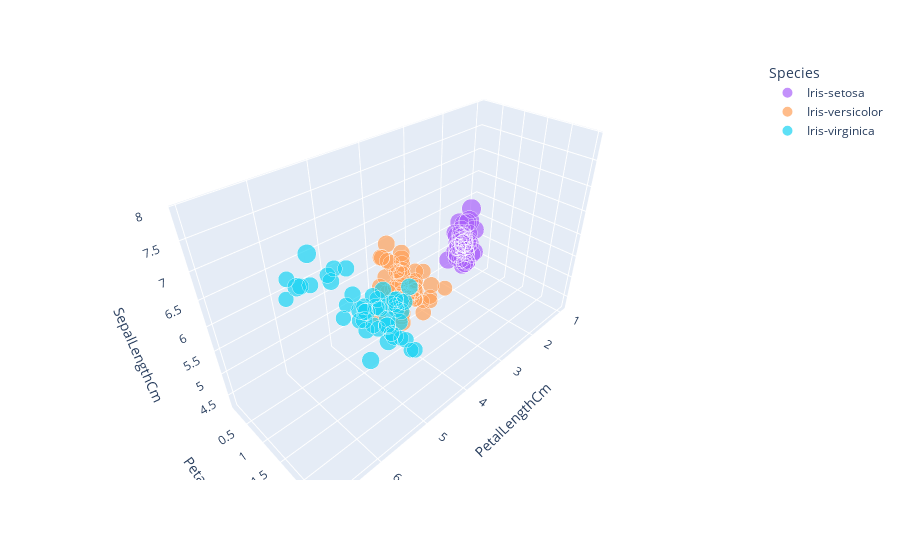

This figure's notebook cell:
### Markdown cell above
####  3D Relation

### Code cell
px.scatter_3d(df, x="PetalLengthCm", y="PetalWidthCm", z="SepalLengthCm", size="SepalWidthCm", 
              color="Species", color_discrete_map = {"Joly": "blue", "Bergeron": "violet", "Coderre":"pink"})

### Figure 1 — Plotly figure (JSON) as saved in the notebook; plotly's stock layout.template omitted (floating-point values rounded to 4 significant figures)
{"data": [{"hovertemplate": "Species=Iris-setosa<br>PetalLengthCm=%{x}<br>PetalWidthCm=%{y}<br>SepalLengthCm=%{z}<br>SepalWidthCm=%{marker.size}<extra></extra>", "legendgroup": "Iris-setosa", "marker": {"color": "#ab63fa", "size": [3.5, 3, 3.2, 3.1, 3.6, 3.9, 3.4, 3.4, 2.9, 3.1, 3.7, 3.4, 3, 3, 4, 4.4, 3.9, 3.5, 3.8, 3.8, 3.4, 3.7, 3.6, 3.3, 3.4, 3, 3.4, 3.5, 3.4, 3.2, 3.1, 3.4, 4.1, 4.2, 3.1, 3.2, 3.5, 3.1, 3, 3.4, 3.5, 2.3, 3.2, 3.5, 3.8, 3, 3.8, 3.2, 3.7, 3.3], "sizemode": "area", "sizeref": 0.011, "symbol": "circle"}, "mode": "markers", "name": "Iris-setosa", "scene": "scene", "showlegend": true, "type": "scatter3d", "x": [1.4, 1.4, 1.3, 1.5, 1.4, 1.7, 1.4, 1.5, 1.4, 1.5, 1.5, 1.6, 1.4, 1.1, 1.2, 1.5, 1.3, 1.4, 1.7, 1.5, 1.7, 1.5, 1, 1.7, 1.9, 1.6, 1.6, 1.5, 1.4, 1.6, 1.6, 1.5, 1.5, 1.4, 1.5, 1.2, 1.3, 1.5, 1.3, 1.5, 1.3, 1.3, 1.3, 1.6, 1.9, 1.4, 1.6, 1.4, 1.5, 1.4], "y": [0.2, 0.2, 0.2, 0.2, 0.2, 0.4, 0.3, 0.2, 0.2, 0.1, 0.2, 0.2, 0.1, 0.1, 0.2, 0.4, 0.4, 0.3, 0.3, 0.3, 0.2, 0.4, 0.2, 0.5, 0.2, 0.2, 0.4, 0.2, 0.2, 0.2, 0.2, 0.4, 0.1, 0.2, 0.1, 0.2, 0.2, 0.1, 0.2, 0.2, 0.3, 0.3, 0.2, 0.6, 0.4, 0.3, 0.2, 0.2, 0.2, 0.2], "z": [5.1, 4.9, 4.7, 4.6, 5, 5.4, 4.6, 5, 4.4, 4.9, 5.4, 4.8, 4.8, 4.3, 5.8, 5.7, 5.4, 5.1, 5.7, 5.1, 5.4, 5.1, 4.6, 5.1, 4.8, 5, 5, 5.2, 5.2, 4.7, 4.8, 5.4, 5.2, 5.5, 4.9, 5, 5.5, 4.9, 4.4, 5.1, 5, 4.5, 4.4, 5, 5.1, 4.8, 5.1, 4.6, 5.3, 5]}, {"hovertemplate": "Species=Iris-versicolor<br>PetalLengthCm=%{x}<br>PetalWidthCm=%{y}<br>SepalLengthCm=%{z}<br>SepalWidthCm=%{marker.size}<extra></extra>", "legendgroup": "Iris-versicolor", "marker": {"color": "#FFA15A", "size": [3.2, 3.2, 3.1, 2.3, 2.8, 2.8, 3.3, 2.4, 2.9, 2.7, 2, 3, 2.2, 2.9, 2.9, 3.1, 3, 2.7, 2.2, 2.5, 3.2, 2.8, 2.5, 2.8, 2.9, 3, 2.8, 3, 2.9, 2.6, 2.4, 2.4, 2.7, 2.7, 3, 3.4, 3.1, 2.3, 3, 2.5, 2.6, 3, 2.6, 2.3, 2.7, 3, 2.9, 2.9, 2.5, 2.8], "sizemode": "area", "sizeref": 0.011, "symbol": "circle"}, "mode": "markers", "name": "Iris-versicolor", "scene": "scene", "showlegend": true, "type": "scatter3d", "x": [4.7, 4.5, 4.9, 4, 4.6, 4.5, 4.7, 3.3, 4.6, 3.9, 3.5, 4.2, 4, 4.7, 3.6, 4.4, 4.5, 4.1, 4.5, 3.9, 4.8, 4, 4.9, 4.7, 4.3, 4.4, 4.8, 5, 4.5, 3.5, 3.8, 3.7, 3.9, 5.1, 4.5, 4.5, 4.7, 4.4, 4.1, 4, 4.4, 4.6, 4, 3.3, 4.2, 4.2, 4.2, 4.3, 3, 4.1], "y": [1.4, 1.5, 1.5, 1.3, 1.5, 1.3, 1.6, 1, 1.3, 1.4, 1, 1.5, 1, 1.4, 1.3, 1.4, 1.5, 1, 1.5, 1.1, 1.8, 1.3, 1.5, 1.2, 1.3, 1.4, 1.4, 1.7, 1.5, 1, 1.1, 1, 1.2, 1.6, 1.5, 1.6, 1.5, 1.3, 1.3, 1.3, 1.2, 1.4, 1.2, 1, 1.3, 1.2, 1.3, 1.3, 1.1, 1.3], "z": [7, 6.4, 6.9, 5.5, 6.5, 5.7, 6.3, 4.9, 6.6, 5.2, 5, 5.9, 6, 6.1, 5.6, 6.7, 5.6, 5.8, 6.2, 5.6, 5.9, 6.1, 6.3, 6.1, 6.4, 6.6, 6.8, 6.7, 6, 5.7, 5.5, 5.5, 5.8, 6, 5.4, 6, 6.7, 6.3, 5.6, 5.5, 5.5, 6.1, 5.8, 5, 5.6, 5.7, 5.7, 6.2, 5.1, 5.7]}, {"hovertemplate": "Species=Iris-virginica<br>PetalLengthCm=%{x}<br>PetalWidthCm=%{y}<br>SepalLengthCm=%{z}<br>SepalWidthCm=%{marker.size}<extra></extra>", "legendgroup": "Iris-virginica", "marker": {"color": "#19d3f3", "size": [3.3, 2.7, 3, 2.9, 3, 3, 2.5, 2.9, 2.5, 3.6, 3.2, 2.7, 3, 2.5, 2.8, 3.2, 3, 3.8, 2.6, 2.2, 3.2, 2.8, 2.8, 2.7, 3.3, 3.2, 2.8, 3, 2.8, 3, 2.8, 3.8, 2.8, 2.8, 2.6, 3, 3.4, 3.1, 3, 3.1, 3.1, 3.1, 2.7, 3.2, 3.3, 3, 2.5, 3, 3.4, 3], "sizemode": "area", "sizeref": 0.011, "symbol": "circle"}, "mode": "markers", "name": "Iris-virginica", "scene": "scene", "showlegend": true, "type": "scatter3d", "x": [6, 5.1, 5.9, 5.6, 5.8, 6.6, 4.5, 6.3, 5.8, 6.1, 5.1, 5.3, 5.5, 5, 5.1, 5.3, 5.5, 6.7, 6.9, 5, 5.7, 4.9, 6.7, 4.9, 5.7, 6, 4.8, 4.9, 5.6, 5.8, 6.1, 6.4, 5.6, 5.1, 5.6, 6.1, 5.6, 5.5, 4.8, 5.4, 5.6, 5.1, 5.1, 5.9, 5.7, 5.2, 5, 5.2, 5.4, 5.1], "y": [2.5, 1.9, 2.1, 1.8, 2.2, 2.1, 1.7, 1.8, 1.8, 2.5, 2, 1.9, 2.1, 2, 2.4, 2.3, 1.8, 2.2, 2.3, 1.5, 2.3, 2, 2, 1.8, 2.1, 1.8, 1.8, 1.8, 2.1, 1.6, 1.9, 2, 2.2, 1.5, 1.4, 2.3, 2.4, 1.8, 1.8, 2.1, 2.4, 2.3, 1.9, 2.3, 2.5, 2.3, 1.9, 2, 2.3, 1.8], "z": [6.3, 5.8, 7.1, 6.3, 6.5, 7.6, 4.9, 7.3, 6.7, 7.2, 6.5, 6.4, 6.8, 5.7, 5.8, 6.4, 6.5, 7.7, 7.7, 6, 6.9, 5.6, 7.7, 6.3, 6.7, 7.2, 6.2, 6.1, 6.4, 7.2, 7.4, 7.9, 6.4, 6.3, 6.1, 7.7, 6.3, 6.4, 6, 6.9, 6.7, 6.9, 5.8, 6.8, 6.7, 6.7, 6.3, 6.5, 6.2, 5.9]}], "layout": {"legend": {"itemsizing": "constant", "title": {"text": "Species"}, "tracegroupgap": 0}, "margin": {"t": 60}, "scene": {"domain": {"x": [0, 1], "y": [0, 1]}, "xaxis": {"title": {"text": "PetalLengthCm"}}, "yaxis": {"title": {"text": "PetalWidthCm"}}, "zaxis": {"title": {"text": "SepalLengthCm"}}}}}
